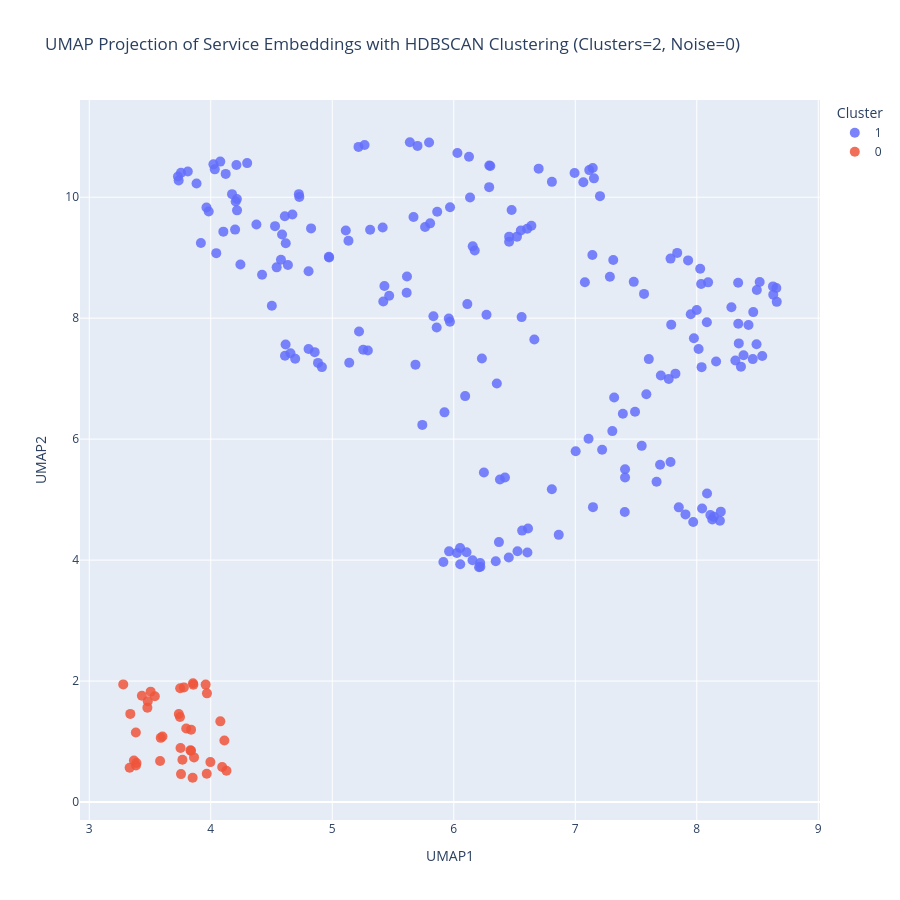

Here is the notebook cell this chart was saved with:
### Code cell
# --- UMAP + HDBSCAN clustering + Plotly visualization (best practice for embeddings) ---

import numpy as np
import pandas as pd

from sklearn.preprocessing import normalize
import plotly.express as px

# Install if needed (Jupyter-safe)
import umap
import hdbscan


# 1) Extract embeddings + metadata
embeddings = np.array([item["service_embedding"] for item in data])
service_names = [item["description"]["service"] for item in data]
descriptions = [item["description"]["description"] for item in data]

# 2) Normalize embeddings (important for cosine-based similarity)
X = normalize(embeddings)

# 3) Dimensionality reduction with UMAP (better than PCA for embeddings)
reducer = umap.UMAP(
    n_neighbors=15,        # local neighborhood size
    min_dist=0.1,          # how tightly points cluster
    n_components=2,
    metric="cosine",
    random_state=42
)

X_2d = reducer.fit_transform(X)

# 4) Cluster using HDBSCAN (natural pairing with UMAP)
clusterer = hdbscan.HDBSCAN(
    min_cluster_size=max(5, int(len(X) * 0.03)),
    min_samples=None,
    metric="euclidean",   # use euclidean on UMAP output
    cluster_selection_method="eom"
)

clusters = clusterer.fit_predict(X_2d)
probs = clusterer.probabilities_

# 5) Build plotting dataframe
df_plot = pd.DataFrame({
    "UMAP1": X_2d[:, 0],
    "UMAP2": X_2d[:, 1],
    "Cluster": clusters,
    "ClusterLabel": np.where(clusters == -1, "Noise (-1)", clusters.astype(str)),
    "Service": service_names,
    "Description": descriptions,
    "ClusterProb": probs
})

n_noise = (clusters == -1).sum()
n_clusters = len(set(clusters)) - (1 if -1 in clusters else 0)

print(f"Found {n_clusters} clusters")
print(f"Noise points: {n_noise}/{len(clusters)} ({n_noise/len(clusters):.1%})")

# 6) Plot interactive scatter
fig = px.scatter(
    df_plot,
    x="UMAP1",
    y="UMAP2",
    color="ClusterLabel",
    hover_name="Service",
    hover_data={
        "Description": True,
        "ClusterProb": True,
        "ClusterLabel": True,
        "UMAP1": False,
        "UMAP2": False
    },
    title=f"UMAP Projection of Service Embeddings with HDBSCAN Clustering "
          f"(Clusters={n_clusters}, Noise={n_noise})",
    height=900
)

fig.update_traces(marker=dict(size=10, opacity=0.85))
fig.update_layout(legend_title_text="Cluster")

fig.show()

### Figure 1 — Plotly figure (JSON) as saved in the notebook; plotly's stock layout.template omitted (floating-point values rounded to 4 significant figures; data arrays with more than 128 entries replaced by an {"elided": "..."} marker saying what was removed)
{"data": [{"customdata": {"elided": "197x3 mixed values"}, "hovertemplate": "<b>%{hovertext}</b><br><br>ClusterLabel=%{customdata[2]}<br>Description=%{customdata[0]}<br>ClusterProb=%{customdata[1]}<extra></extra>", "hovertext": {"elided": "197 str values"}, "legendgroup": "1", "marker": {"color": "#636efa", "opacity": 0.85, "size": 10, "symbol": "circle"}, "mode": "markers", "name": "1", "orientation": "v", "showlegend": true, "type": "scatter", "x": {"elided": "197 float values"}, "xaxis": "x", "y": {"elided": "197 float values"}, "yaxis": "y"}, {"customdata": [["Atención integral dental que previene, diagnostica y trata problemas bucales comunes, manteniendo la salud de dientes y encías.", 1, "0"], ["Especialidad dental que recupera la forma, función y estética de dientes dañados mediante obturaciones, coronas y puentes.", 1, "0"], ["Prevención de enfermedades bucales mediante limpiezas, selladores y educación, reduciendo caries, gingivitis y pérdida dental.", 1, "0"], ["Atención integral que incluye diagnóstico, prevención y tratamiento de problemas bucales, como caries, enfermedad periodontal y estética dental.", 1, "0"], ["Atención dental integral para adultos, incluye diagnóstico, prevención y tratamientos restauradores, estéticos y de salud periodontal.", 1, "0"], ["Especialidad dental que atiende a niños y adolescentes, previniendo y tratando caries, maloclusiones y traumatismos dentales.", 1, "0"], ["Restauración funcional y estética de la boca mediante prótesis, implantes y terapias, mejora la masticación, habla y estética facial.", 1, "0"], ["Finas láminas de porcelana que cubren la superficie dental, mejoran la estética y corrigen imperfecciones con resultados naturales.", 0.9521, "0"], ["Atención rápida a problemas dentales agudos en niños y adultos, como dolor intenso, sangrado y traumatismo, con diagnóstico y tratamiento inmediato.", 1, "0"], ["Procedimientos para mejorar la apariencia de los dientes, como blanqueamiento, carillas y ortodoncia estética, restaurando color, forma y alineación.", 1, "0"], ["Especialidad que previene, diagnostica y trata enfermedades de los dientes, encías y estructuras de apoyo, ofreciendo cuidados preventivos y restaurativos.", 1, "0"], ["Restauración permanente de dientes perdidos mediante tornillos de titanio que fijan coronas estéticas, mejora función mastica y estética facial.", 1, "0"], ["Atención integral dental que incluye diagnóstico, prevención, restauración y estética para mantener la salud bucal y la sonrisa.", 0.9674, "0"], ["Atención integral de salud bucal, incluye prevención, diagnóstico y tratamiento de caries, enfermedad periodontal y urgencias dentales.", 1, "0"], ["Especialidad que brinda atención dental preventiva y curativa a niños, asegurando salud bucal durante su crecimiento.", 0.8913, "0"], ["Procedimiento estético que aclara el color dental, eliminando manchas y decoloración para mejorar la sonrisa.", 0.8386, "0"], ["Procedimiento profesional que elimina placa y sarro, previene caries y mejora la salud periodontal.", 1, "0"], ["Restauran la función y estética dental reemplazando dientes faltantes con unidades fijas adheridas a los dientes naturales.", 1, "0"], ["Especialidad que corrige la posición de los dientes y la mordida mediante aparatos ortodónticos, mejorando la estética y la función oral.", 0.9721, "0"], ["Corrección dental y facial mediante aparatos, mejora la alineación, funcionalidad y estética bucal.", 1, "0"], ["Restauración de dientes perdidos mediante tornillos de titanio que se fijan al hueso, recuperando función y estética.", 0.7369, "0"], ["Procedimiento odontológico que elimina la infección del conducto radicular y sella el diente para preservar su función.", 0.8312, "0"], ["Centro especializado en diagnóstico, prevención y tratamiento de problemas dentales y bucales, ofreciendo ortodoncia, implantes y estética dental.", 1, "0"], ["Especialidad dental que previene, diagnostica y trata enfermedades de las encías y estructuras de soporte dental.", 1, "0"], ["Restauración dental permanente que reemplaza dientes ausentes con coronas o puentes, mejora función masticatoria y estética.", 1, "0"], ["Atención inmediata 24/7 a urgencias odontológicas como dolor agudo, infección, sangrado o trauma dental, disponible en clínicas y hospitales.", 1, "0"], ["Procedimiento dental que elimina la infección del conducto radicular y sella el diente, aliviando dolor y preservando la función.", 0.8236, "0"], ["Plan integral de estética dental que combina carillas, ortodoncia y blanqueamiento para crear una sonrisa armoniosa y natural.", 0.774, "0"], ["Procedimiento quirúrgico para tratar enfermedades y lesiones de la boca, dientes y maxilares, como extracciones, implantes y corrección de deformidades.", 0.6726, "0"], ["Procedimiento endodóntico que elimina la pulpa infectada y sella el conducto para salvar el diente.", 0.7758, "0"], ["Trastorno de la articulación temporomandibular que provoca el rechinar o apretar los dientes, frecuentemente durante el sueño.", 1, "0"], ["Dispositivo dental removible que sustituye varios dientes faltantes, mejora la masticación y estética, y facilita la higiene bucal.", 0.8962, "0"], ["Procedimientos dentales estéticos que mejoran la apariencia de los dientes, como blanqueamiento, carillas y ortodoncia invisible.", 1, "0"], ["Alineadores transparentes que corrigen la mala oclusión y la posición dental sin brackets, ideal para turismo de salud dental.", 1, "0"], ["Especialidad que brinda atención dental integral a adultos mayores, adaptando tratamientos a sus necesidades físicas y médicas.", 1, "0"], ["Procedimiento dental que trata la pulpa infectada o inflamada del diente, preservando su estructura mediante la eliminación y sellado de los conductos.", 0.682, "0"], ["Procedimiento estético que aclara el tono dental, eliminando manchas y decoloración para una sonrisa más blanca.", 0.9772, "0"], ["Procedimiento de profilaxis dental que elimina placa y sarro, previene caries y mejora la salud gingival.", 0.8059, "0"]], "hovertemplate": "<b>%{hovertext}</b><br><br>ClusterLabel=%{customdata[2]}<br>Description=%{customdata[0]}<br>ClusterProb=%{customdata[1]}<extra></extra>", "hovertext": ["odontología general", "Odontología restaurativa", "odontología preventiva", "Servicios dentales", "Odontología de adultos", "Odontopediatría", "Rehabilitación oral", "Carillas dentales", "Emergencias dentales", "Estética dental", "Odontología", "implantes dentales", "Servicios dentales odontológicos", "Servicios dentales", "Odontopediatría", "Blanqueamiento de dientes", "Limpieza dental", "prótesis parciales fijas", "Ortodoncia", "Ortodoncia", "Implantes dentales", "Tratamientos de canales", "Clínica dental", "Periodoncia", "Protesis fijas", "Emergencias dentales", "Tratamiento de canales radiculares", "Diseño de sonrisa", "cirugía oral", "Tratamiento de conductos radiculares", "Rechinido de dientes (bruxismo)", "Prótesis parciales removibles", "Odontología cosmética", "Invisalign", "Odontogeriatría", "Endodoncia", "Blanqueamiento dental", "Limpieza de dientes"], "legendgroup": "0", "marker": {"color": "#EF553B", "opacity": 0.85, "size": 10, "symbol": "circle"}, "mode": "markers", "name": "0", "orientation": "v", "showlegend": true, "type": "scatter", "x": [3.838, 3.505, 3.583, 3.833, 3.767, 4.094, 3.54, 3.854, 3.997, 3.748, 3.755, 3.433, 4.112, 3.862, 4.129, 3.969, 3.602, 3.481, 3.747, 3.737, 3.28, 3.367, 3.838, 3.751, 3.478, 3.967, 3.388, 3.958, 4.079, 3.384, 3.588, 3.338, 3.779, 3.798, 3.851, 3.332, 3.857, 3.383], "xaxis": "x", "y": [0.8485, 1.825, 0.6778, 0.8548, 0.7003, 0.5792, 1.75, 1.964, 0.6604, 1.881, 0.4616, 1.759, 1.016, 0.7381, 0.5171, 1.797, 1.084, 1.666, 1.405, 1.454, 1.945, 0.6872, 1.197, 0.893, 1.561, 0.4679, 0.6447, 1.942, 1.334, 0.6046, 1.061, 1.458, 1.896, 1.216, 0.4016, 0.5672, 1.941, 1.151], "yaxis": "y"}], "layout": {"height": 900, "legend": {"title": {"text": "Cluster"}, "tracegroupgap": 0}, "title": {"text": "UMAP Projection of Service Embeddings with HDBSCAN Clustering (Clusters=2, Noise=0)"}, "xaxis": {"anchor": "y", "domain": [0, 1], "title": {"text": "UMAP1"}}, "yaxis": {"anchor": "x", "domain": [0, 1], "title": {"text": "UMAP2"}}}}
